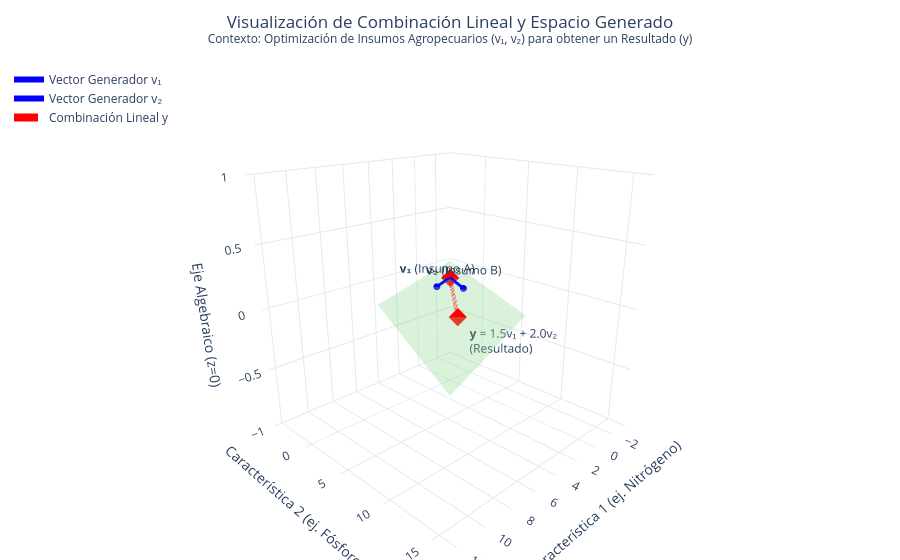

Source (notebook cell):
### Markdown cell above
### Código Python con Plotly para la Imagen Introductoria

### Code cell
import plotly.graph_objects as go
import numpy as np

# 1. Definición de Vectores Base (Insumos/Características)
# Supongamos: v1 = [Nitrógeno=2, Fósforo=1, RendimientoBase=0]
#            v2 = [Nitrógeno=1, Fósforo=3, RendimientoBase=0]
# El rendimiento base es 0 para que vivan en el "piso" R2 primero.
v1 = np.array([2, 1, 0])
v2 = np.array([1, 3, 0])

# 2. Definición de Escalares (Decisión de Administración)
c1 = 1.5
c2 = 2.0

# 3. Cálculo de la Combinación Lineal (Resultado Productivo)
# y = c1*v1 + c2*v2
# y = 1.5*[2,1,0] + 2.0*[1,3,0] = [3,1.5,0] + [2,6,0] = [5, 7.5, 0]
y = c1 * v1 + c2 * v2

# 4. Generación del Plano (Espacio Generado - Span)
# Creamos una malla de escalares para visualizar el plano generado por v1 y v2
s = np.linspace(-1, 4, 10)
t = np.linspace(-1, 4, 10)
S, T = np.meshgrid(s, t)

# El plano es S*v1 + T*v2
plane_x = S * v1[0] + T * v2[0]
plane_y = S * v1[1] + T * v2[1]
plane_z = S * v1[2] + T * v2[2] # En este caso simple, z será siempre 0.

# 5. Creación de la Figura Plotly
fig = go.Figure()

# -- A. Dibujar el Espacio Generado (Plano translúcido) --
fig.add_trace(go.Surface(x=plane_x, y=plane_y, z=plane_z,
                         colorscale='Greens', opacity=0.3,
                         showscale=False, name='Espacio Generado (Span)'))

# -- B. Dibujar Vectores Base (Conjunto Generador) --
# Vector 1
fig.add_trace(go.Scatter3d(x=[0, v1[0]], y=[0, v1[1]], z=[0, v1[2]],
                           mode='lines+markers+text',
                           line=dict(color='blue', width=6),
                           marker=dict(size=4),
                           text=["", "<b>v₁</b> (Insumo A)"], textposition="top center",
                           name='Vector Generador v₁'))
# Vector 2
fig.add_trace(go.Scatter3d(x=[0, v2[0]], y=[0, v2[1]], z=[0, v2[2]],
                           mode='lines+markers+text',
                           line=dict(color='blue', width=6),
                           marker=dict(size=4),
                           text=["", "<b>v₂</b> (Insumo B)"], textposition="top center",
                           name='Vector Generador v₂'))

# -- C. Dibujar la Combinación Lineal (Resultado) --
fig.add_trace(go.Scatter3d(x=[0, y[0]], y=[0, y[1]], z=[0, y[2]],
                           mode='lines+markers+text',
                           line=dict(color='red', width=8, dash='dash'),
                           marker=dict(size=6, symbol='diamond'),
                           text=["", f"<b>y</b> = {c1}v₁ + {c2}v₂<br>(Resultado)"],
                           textposition="bottom right",
                           name='Combinación Lineal y'))

# 6. Configuración del Diseño (Layout) - Estilo Profesional
fig.update_layout(
    title=dict(
        text="Visualización de Combinación Lineal y Espacio Generado<br>"
             "<sup>Contexto: Optimización de Insumos Agropecuarios (v₁, v₂) para obtener un Resultado (y)</sup>",
        x=0.5, y=0.95
    ),
    scene=dict(
        xaxis_title='Característica 1 (ej. Nitrógeno)',
        yaxis_title='Característica 2 (ej. Fósforo)',
        zaxis_title='Eje Algebraico (z=0)',
        camera=dict(eye=dict(x=1.5, y=1.5, z=0.8)) # Perspectiva inicial
    ),
    margin=dict(l=0, r=0, b=0, t=60),
    legend=dict(yanchor="top", y=0.99, xanchor="left", x=0.01),
    template="plotly_white"
)

# 7. Mostrar la imagen (En un Jupyter Notebook)
fig.show()
fig.write_image(r"C:\Users\marco\Downloads\módulo3_combinacion_lineal.png", scale=2)  # Para exportar como imagen de alta calidad

# Para exportar como HTML estático (para GitHub pages o YouTube descripciones):
# fig.write_html("módulo3_combinacion_lineal.html")

### Figure 1 — Plotly figure (JSON) as saved in the notebook; plotly's stock layout.template omitted (floating-point values rounded to 4 significant figures)
{"data": [{"colorscale": [[0, "rgb(247,252,245)"], [0.125, "rgb(229,245,224)"], [0.25, "rgb(199,233,192)"], [0.375, "rgb(161,217,155)"], [0.5, "rgb(116,196,118)"], [0.625, "rgb(65,171,93)"], [0.75, "rgb(35,139,69)"], [0.875, "rgb(0,109,44)"], [1, "rgb(0,68,27)"]], "name": "Espacio Generado (Span)", "opacity": 0.3, "showscale": false, "type": "surface", "x": [[-3.0, -1.889, -0.7778, 0.3333, 1.444, 2.556, 3.667, 4.778, 5.889, 7.0], [-2.444, -1.333, -0.2222, 0.8889, 2.0, 3.111, 4.222, 5.333, 6.444, 7.556], [-1.889, -0.7778, 0.3333, 1.444, 2.556, 3.667, 4.778, 5.889, 7.0, 8.111], [-1.333, -0.2222, 0.8889, 2.0, 3.111, 4.222, 5.333, 6.444, 7.556, 8.667], [-0.7778, 0.3333, 1.444, 2.556, 3.667, 4.778, 5.889, 7.0, 8.111, 9.222], [-0.2222, 0.8889, 2.0, 3.111, 4.222, 5.333, 6.444, 7.556, 8.667, 9.778], [0.3333, 1.444, 2.556, 3.667, 4.778, 5.889, 7.0, 8.111, 9.222, 10.33], [0.8889, 2.0, 3.111, 4.222, 5.333, 6.444, 7.556, 8.667, 9.778, 10.89], [1.444, 2.556, 3.667, 4.778, 5.889, 7.0, 8.111, 9.222, 10.33, 11.44], [2.0, 3.111, 4.222, 5.333, 6.444, 7.556, 8.667, 9.778, 10.89, 12.0]], "y": [[-4.0, -3.444, -2.889, -2.333, -1.778, -1.222, -0.6667, -0.1111, 0.4444, 1.0], [-2.333, -1.778, -1.222, -0.6667, -0.1111, 0.4444, 1.0, 1.556, 2.111, 2.667], [-0.6667, -0.1111, 0.4444, 1.0, 1.556, 2.111, 2.667, 3.222, 3.778, 4.333], [1.0, 1.556, 2.111, 2.667, 3.222, 3.778, 4.333, 4.889, 5.444, 6.0], [2.667, 3.222, 3.778, 4.333, 4.889, 5.444, 6.0, 6.556, 7.111, 7.667], [4.333, 4.889, 5.444, 6.0, 6.556, 7.111, 7.667, 8.222, 8.778, 9.333], [6.0, 6.556, 7.111, 7.667, 8.222, 8.778, 9.333, 9.889, 10.44, 11.0], [7.667, 8.222, 8.778, 9.333, 9.889, 10.44, 11.0, 11.56, 12.11, 12.67], [9.333, 9.889, 10.44, 11.0, 11.56, 12.11, 12.67, 13.22, 13.78, 14.33], [11.0, 11.56, 12.11, 12.67, 13.22, 13.78, 14.33, 14.89, 15.44, 16.0]], "z": [[-0.0, -0.0, 0.0, 0.0, 0.0, 0.0, 0.0, 0.0, 0.0, 0.0], [-0.0, -0.0, 0.0, 0.0, 0.0, 0.0, 0.0, 0.0, 0.0, 0.0], [0.0, 0.0, 0.0, 0.0, 0.0, 0.0, 0.0, 0.0, 0.0, 0.0], [0.0, 0.0, 0.0, 0.0, 0.0, 0.0, 0.0, 0.0, 0.0, 0.0], [0.0, 0.0, 0.0, 0.0, 0.0, 0.0, 0.0, 0.0, 0.0, 0.0], [0.0, 0.0, 0.0, 0.0, 0.0, 0.0, 0.0, 0.0, 0.0, 0.0], [0.0, 0.0, 0.0, 0.0, 0.0, 0.0, 0.0, 0.0, 0.0, 0.0], [0.0, 0.0, 0.0, 0.0, 0.0, 0.0, 0.0, 0.0, 0.0, 0.0], [0.0, 0.0, 0.0, 0.0, 0.0, 0.0, 0.0, 0.0, 0.0, 0.0], [0.0, 0.0, 0.0, 0.0, 0.0, 0.0, 0.0, 0.0, 0.0, 0.0]]}, {"line": {"color": "blue", "width": 6}, "marker": {"size": 4}, "mode": "lines+markers+text", "name": "Vector Generador v₁", "text": ["", "<b>v₁</b> (Insumo A)"], "textposition": "top center", "type": "scatter3d", "x": [0, 2], "y": [0, 1], "z": [0, 0]}, {"line": {"color": "blue", "width": 6}, "marker": {"size": 4}, "mode": "lines+markers+text", "name": "Vector Generador v₂", "text": ["", "<b>v₂</b> (Insumo B)"], "textposition": "top center", "type": "scatter3d", "x": [0, 1], "y": [0, 3], "z": [0, 0]}, {"line": {"color": "red", "dash": "dash", "width": 8}, "marker": {"size": 6, "symbol": "diamond"}, "mode": "lines+markers+text", "name": "Combinación Lineal y", "text": ["", "<b>y</b> = 1.5v₁ + 2.0v₂<br>(Resultado)"], "textposition": "bottom right", "type": "scatter3d", "x": [0, 5], "y": [0, 7.5], "z": [0, 0]}], "layout": {"legend": {"x": 0.01, "xanchor": "left", "y": 0.99, "yanchor": "top"}, "margin": {"b": 0, "l": 0, "r": 0, "t": 60}, "scene": {"camera": {"eye": {"x": 1.5, "y": 1.5, "z": 0.8}}, "xaxis": {"title": {"text": "Característica 1 (ej. Nitrógeno)"}}, "yaxis": {"title": {"text": "Característica 2 (ej. Fósforo)"}}, "zaxis": {"title": {"text": "Eje Algebraico (z=0)"}}}, "title": {"text": "Visualización de Combinación Lineal y Espacio Generado<br><sup>Contexto: Optimización de Insumos Agropecuarios (v₁, v₂) para obtener un Resultado (y)</sup>", "x": 0.5, "y": 0.95}}}
